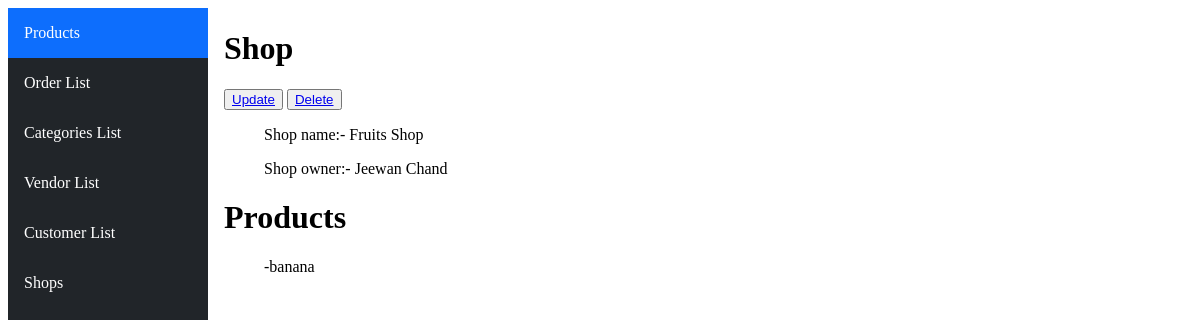
Page /shop/5 on the earlier database version.
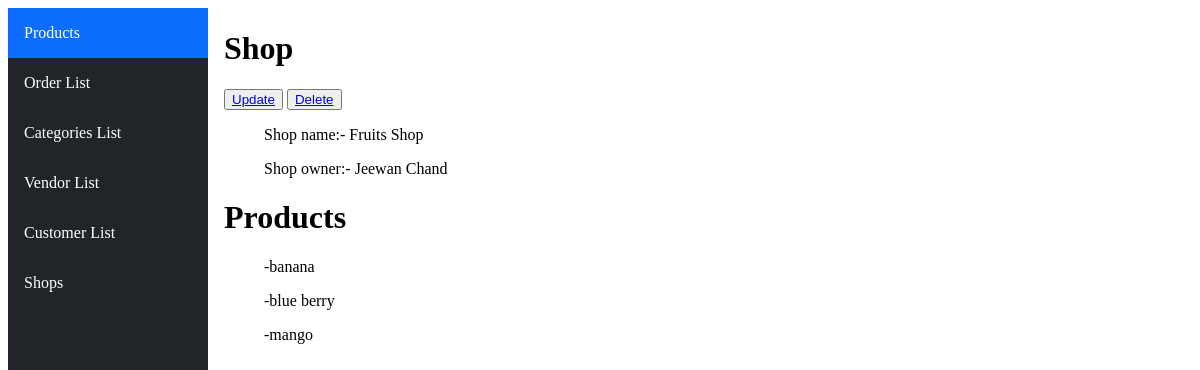
Same page on the later database version.
### ecommerceApp/models.py (models this page shows, shortened)
class Product(models.Model):
    name=models.CharField(max_length=50)
    description=models.CharField(max_length=1000)
    category=models.ForeignKey(Category,on_delete=models.CASCADE, related_name="category_name")
    shop=models.ManyToManyField(Shop, related_name="shop_name")

### ecommerceApp/views.py (the view)
# urls.py: path('shop/<int:id>',views.shop,name="shop"),
def shop(request,id):
    products=Product.objects.filter(shop=id)
    shop=Shop.objects.get(pk=id)
    shop.shop_name.name
    return render(request,'html/shoplist.html',{"shop":shop,"products":products })

### ecommerceApp/templates/html/shoplist.html
{%extends "html/layout.html"%}
{%block body%}
<h1>Shop</h1>
<button><a href="{%url 'main:update-shop' shop.id%}">Update</a></button>
<button><a href="{%url 'main:delete-shop' shop.id%}">Delete</a></button>
    <ul>Shop name:- {{shop.name}}</ul>
    <ul>Shop owner:- {{shop.owner.name}}</ul>
    <h1>Products</h1>
    {%for name in products%}
      <ul>-{{name.name}}</ul>
    {%endfor%}
{%endblock%}

Differences in the rows shown:
added Product: name "blue berry"
added Product: name "mango"
